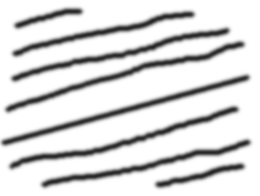
#> input picture Computer Vision 1/3. orientation histograms/lines2.png, 260 x 196 px, found by its file name
$ python histogram.py   (older library calls are emulated)
#> lines starting #> are read from the running program, lines starting #| are printed output that depends on the picture; long printed decimals are rounded
import cv2 as cv
import numpy as np
from matplotlib import pyplot as plt
from collections import defaultdict
import string
import heapq


def read_image_grayscale(filename):
#> called with filename = '3. orientation histograms\\lines2.png'
    src = cv.imread(filename, 0)
#> src is the input picture: shape (196, 260); min 35, max 255, mean 217.1
    if src is None:
        print ("Error opening image. The image %s does not exist." % filename)
        return -1
    else:
        print ('Image %s loaded' % filename)
        return src


def show_image_greyscale(image, caption="image"):
    plt.imshow(image, cmap='gray')
    plt.title(caption)
    plt.show()

def show_image(image, caption="image"):
#> called with caption = 'original'
    cv.imshow(caption, image)
    k = cv.waitKey(0)
#> (key Esc is pressed here)
    if k == 27:         # wait for ESC key to exit
        cv.destroyAllWindows()
    elif k == ord('s'):  # wait for 's' key to save and exit
        cv.imwrite(format_filename(caption)+".jpg", image)
        cv.destroyAllWindows()

def format_filename(s):
    valid_chars = "-_.() %s%s" % (string.ascii_letters, string.digits)
    filename = ''.join(c for c in s if c in valid_chars)
    filename = filename.replace(' ', '_')
    return filename


def rotate_image(image, angle):
    rows, cols = image.shape
    rotation_matrix = cv.getRotationMatrix2D((cols/2, rows/2), angle, 1)
    return cv.warpAffine(image, rotation_matrix, (cols, rows))


def magnitude_and_angle_of(image):
    """ Gradient of image
    cv2.CV_64F values are represented by positive values. Positive slope
    np.uint8. White/Black. Negative slope
    Args:
        image (Mat::data): In the case of color images, the decoded images will have the channels stored in B G R order.
        filter (ndarray):  The gradient can be calculated using a simple linear (-1, 0, 1) and (-1, 0, 1)T filter.
    """

    # operator_x = np.array([[0, 0, 0],
    #                    [-1, 0, 1],
    #                    [0, 0, 0]])
    # operator_y = np.array([[0, -1, 0],
    #                    [0, 0, 0],
    #                    [0, 1, 0]])
    # calculate the gradient images
    image = cv.GaussianBlur(image, (3, 3), 0)

    gx_64f = cv.Sobel(img, cv.CV_32F, 1, 0, ksize=1) # or cv.filter2D(image, cv.CV_32F, operator_x)
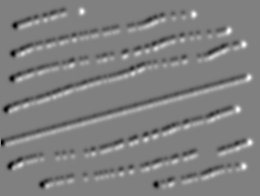
#> gx_64f: shape (196, 260) float32; min -85, max 84, mean 0; drawn with min black and max white
    gy_64f = cv.Sobel(img, cv.CV_32F, 0, 1, ksize=1) # or cv.filter2D(image, cv.CV_32F, operator_y)
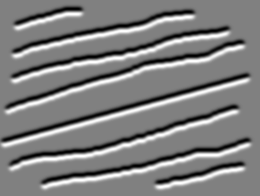
#> gy_64f: shape (196, 260) float32; min -105, max 104, mean 0; drawn with min black and max white

    abs_gx_64f = np.absolute(gx_64f)
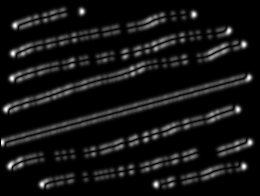
#> abs_gx_64f: shape (196, 260) float32; min 0, max 85, mean 6.5; drawn with min black and max white
    abs_gy_64f = np.absolute(gy_64f)
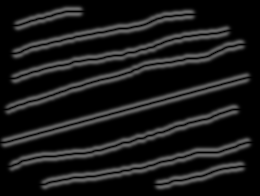
#> abs_gy_64f: shape (196, 260) float32; min 0, max 105, mean 24

    gx = np.float32(abs_gx_64f)
    gy = np.float32(abs_gy_64f)

    # magnitude and direction of gradient. Arctan(gy/gx)
    mag, angle = cv.cartToPolar(gx, gy, angleInDegrees=True)
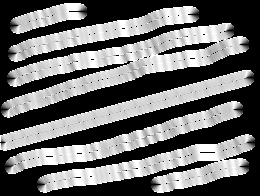
#> angle: shape (196, 260) float32; min 0, max 90, mean 39.1; drawn with min black and max white

    show_image_greyscale(gx, caption="gx")
    show_image_greyscale(gy, caption="gy")

    return mag, angle


def histogram_from(data, x_axis="Angle", y_axis="Count(%)", title='histogram', color='r'):
    # norm = cv.normalize(data, None)
#> called with x_axis = 'Angle', y_axis = 'Count(%)', title = 'histogram', color = 'r'
    row = data.flatten()
    values, bins, _ = plt.hist(row, normed=True, bins=int(row.max())+1, alpha=0.5, color=color)
#> values = 91 values, max 0.489 at index 0, min 0 at index 4, mean 0.0111; bins = 92 values from 0 to 90

    plt.xlabel(x_axis)
    plt.ylabel(y_axis)
    plt.title(title)
    plt.show()
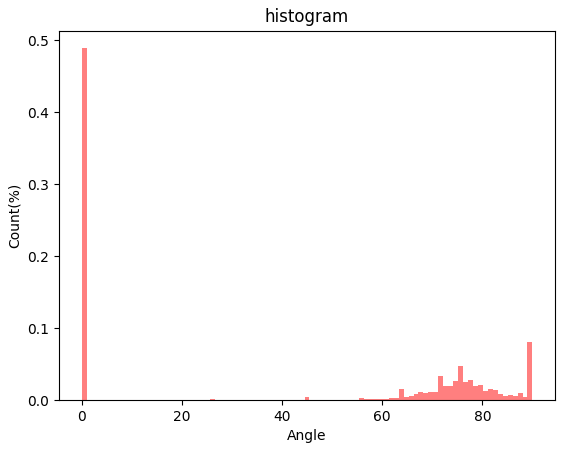
#> figure drawn by matplotlib, 1 panel; tallest bar 0.489 high, from x = 0 to 0.989
    return values, bins


def get_largest_values(targetArray, mirrorArray, k):
    """ find the largest k values from target array and bind them
    with values from mirror array on the same index

    Args:
        targetArray (list): List for evaluating
        mirrorArray (list): List for meta values
        k (int): k-largest values from targetArray
    """
#> called with targetArray = array of shape (91,), mirrorArray = array of shape (92,), k = 3
    heap = []
    for idx, val in enumerate(targetArray):
        # the smallest item on the heap is heap[0]
        if len(heap) < k or val > heap[0][0]:
            # If the heap is full, remove the smallest element on the heap.
            if len(heap) == k:
                heapq.heappop(heap)
            # add the current element as the new smallest.
            heapq.heappush(heap, [val, mirrorArray[idx]])
#> this loop made 91 passes
#> val on passes 1 to 12: 0.489, 0.000119, 7.94e-05, 1.98e-05, 0, 1.98e-05, 1.98e-05, 1.98e-05, 5.95e-05, 0.000615, 0.000655, 9.92e-05

    k_mirror_values = [heapq.heappop(heap)[1] for i in range(k)]
#> k_mirror_values = [75.16, 89.01, 0]

    return k_mirror_values[::-1]


def most_prevalent_angle(values, bins):
    most_prevalents_angle = get_largest_values(values, bins, 3)
#> most_prevalents_angle = [0, 89.01, 75.16]
    for angle in most_prevalents_angle:
        if angle == 0:
            continue
        else:
            return angle, (angle+180)%360
#> this loop made 2 passes
#> angle on pass 2: 89.01


if __name__ == "__main__":
    # path to the selected image
    IMG_PATH = "3. orientation histograms\lines2.png"
    # IMG_PATH = "data\dog.jpg"
    # IMG_PATH = "data/blackandwhite.jpg"

    img = read_image_grayscale(IMG_PATH)
    show_image(img, caption="original")
    _, angle = magnitude_and_angle_of(img)
    values, bins = histogram_from(angle)
    angle, _ = most_prevalent_angle(values, bins)
#> angle = 89.01
    print("Angle: %s" % angle)
#| Angle: 89.011

    rotated_img = rotate_image(img, angle)
#> in rotate_image, `rotation_matrix = cv.getRotationMatrix2D((cols/2, rows/2), angle, 1)`: rotation_matrix = [[0.0173, 1, 29.77], [-1, 0.0173, 226.3]]
#> in rotate_image, `return cv.warpAffine(image, rotation_matrix, (cols, rows))`:
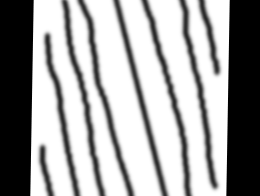
#> returned value: shape (196, 260); min 0, max 255, mean 160
    show_image(rotated_img, caption="rotate to %s" % angle)
#> (key Enter is pressed here)
